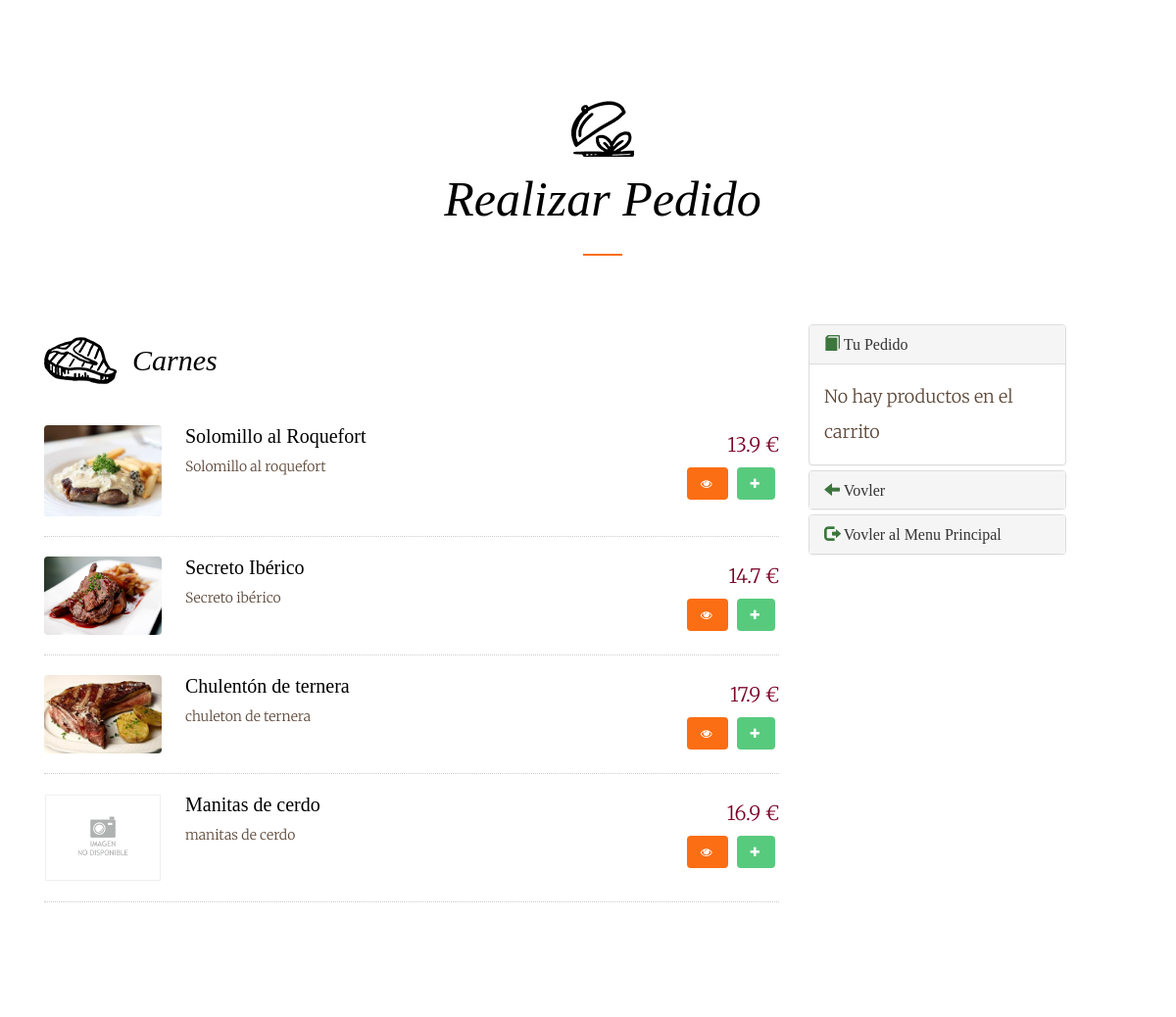
Page /paginas/verTodosCarnes.php (signed in) on the committed database.
### tables this page shows
CREATE TABLE IF NOT EXISTS producto(
  id_producto TINYINT UNSIGNED PRIMARY KEY AUTO_INCREMENT,
  nombre VARCHAR(30) NOT NULL,
  descripcion VARCHAR(100),
  precio DOUBLE NOT NULL,
  foto VARCHAR(100) DEFAULT NULL,
  calorias SMALLINT UNSIGNED DEFAULT NULL,
  tipo_producto TINYINT UNSIGNED NOT NULL,
  is_delete CHAR(1) NOT NULL DEFAULT 0,
  CONSTRAINT fk_producto_tipo FOREIGN KEY (tipo_producto) REFERENCES tipo_producto(id_tipo_producto)
);

### procedimientos/procedimientos.php (called while the page is built, shortened)
<?php
require_once '../conexion/conexion.php';
class procedimientos{
    public $conexion;
    public $resultado;
    public function conect(){
        $obj = new conexion();
        $this->conexion = new mysqli($obj->getServer(), $obj->getUser(), $obj->getPass(),$obj->getDataBase());
        $this->conexion->set_charset("UTF8");
    }
    public function consultas($query){
        $this->resultado = $this->conexion->query($query);
    }
    public function devolverFilas(){
        return $this->resultado->fetch_array();
    }
}

### conexion/conexion.php (called while the page is built, shortened)
<?php
class conexion{
    private $server = "localhost";
    private $user = "root";
    private $pass = "";
    private $dataBase = "restaurante";
    public function getServer(){
        return $this->server;
    }
    public function getUser(){
        return $this->user;
    }
    public function getPass(){
        return $this->pass;
    }
    public function getDataBase(){
        return $this->dataBase;
    }
}

### procedimientos/carrito.php (called while the page is built, shortened)
<?php
class Carrito {
    private $carrito = array();
    public function __construct(){
        if(!isset($_SESSION["carrito"])) {
            $this->carrito["precio_total"] = 0;
            $this->carrito["articulos_total"] = 0;
        }
        $this->carrito = $_SESSION['carrito'];
    }
    public function get_content() {
        $carrito = $this->carrito;
        unset($carrito["articulos_total"]);
        unset($carrito["precio_total"]);
        return $carrito == null ? null : $carrito;
    }
}

### paginas/verTodosCarnes.php (the view, shortened to what this page needs)
<?php
include_once '../procedimientos/procedimientos.php';
include_once '../procedimientos/carrito.php';
$carrito = new Carrito();
$conexion = new procedimientos();
$conexion->conect();
?>
<!DOCTYPE html>
<html lang="en">
<head>
    <link type="text/css" href="../sources/bootstrap.css" rel="stylesheet">
    <link type="text/css" href="../sources/cssPropio.css" rel="stylesheet">
    <link href="//maxcdn.bootstrapcdn.com/font-awesome/4.2.0/css/font-awesome.min.css" rel="stylesheet">
    <link rel="stylesheet" href="../sources/animate.css">
    <link rel="stylesheet" href="../sources/icomoon.css">
    <link rel="stylesheet" href="../sources/style.css">
</head>
<body>
<div class="container caja">
    <div id="fh5co-menus" data-section="menu">
        <div class="container">
            <div class="row text-center fh5co-heading row-padded">
                <div class="col-md-8 col-md-offset-2">
                    <h2 class="heading to-animate">Realizar Pedido</h2>
                </div>
            </div>
            <div class="row row-padded">
                <div class="col-md-8">
                    <div class="fh5co-food-menu to-animate-2">
                        <h2 class="fh5co-meat">Carnes</h2>
                        <ul>
                            <?php
                            $query = "SELECT * FROM producto INNER JOIN tipo_producto ON (producto.tipo_producto = tipo_producto.id_tipo_producto) WHERE tipo_producto.nombre = 'Carnes'";
                            $conexion->consultas($query);
                            while($resultado = $conexion->devolverFilas()){ echo '
                                <li>
                                    <div class="fh5co-food-desc">';
                                        if($resultado["foto"] == null ){echo'
                                            <figure> <img src="../imagenes/imagen-no-disponible.gif" class="img-responsive"></figure>';
                                        }else {echo'
                                            <figure> <img src="../imagenes/productos/'.$resultado["foto"].'" class="img-responsive"></figure>';
                                        }echo'
                                        <div>
                                            <h3>'.$resultado["1"].'</h3>
                                            <p>'.$resultado["descripcion"].'</p>
                                        </div>
                                    </div>
                                    <div class="fh5co-food-pricing">
                                        '.$resultado["precio"].' €
                                    </div>
                                    <div class="fh5co-food-pricing">
                                        <button type="button" class="btn btn-primary" data-toggle="modal" data-target="#Modal" href="../consultas/obtenerModal.php?id='.$resultado["id_producto"].'"><span class="fa fa-eye"></span></button>
                                        <button type="button" class="btn btn-success" onclick="aniadirProducto('.$resultado["id_producto"].')"><span class="fa fa-plus"></span></button>
                                    </div>
                                </li>';
                            }
                            ?>
                        </ul>
                    </div>
                </div>
                <div class="container">
                    <div class="row">
                        <div class="col-md-3" >
                            <div class="panel-group" id="accordion" >
                                <div class="panel panel-default">
                                    <div class="panel-heading" >
                                        <h4 class="panel-title ">
                                            <a data-toggle="collapse" data-parent="#accordion" href="#collapseOne">
                                                <span class="glyphicon glyphicon-book text-success"></span> Tu Pedido</a>
                                        </h4>
                                    </div>
                                    <div id="collapseOne" class="panel-collapse collapse in">
                                        <div class="panel-body" id="pedido">
                                            <?php
                                            $carro = $carrito->get_content();
                                            if($carro == null) {
                                                echo 'No hay productos en el carrito';
                                            }else{echo'
                                                <table class="table table-striped col-md-9">
                                                <tr>
                                                    <td class="col-md-7">Producto</td>
                                                    <td class="col-md-1">Cantidad</td>
                                                    <td class="col-md-1">Precio</td>
                                                </tr>';
                                            }
                                            ?>
                                        </div>
                                    </div>
                                </div>
                                <div class="panel panel-default">
                                    <div class="panel-heading">
                                        <h4 class="panel-title">
                                            <a href="../paginas/paginaPedido.php"><span class="glyphicon glyphicon-arrow-left text-success"></span> Vovler</a>
                                        </h4>
                                    </div>
                                </div>
                                <div class="panel panel-default">
                                    <div class="panel-heading">
                                        <h4 class="panel-title">
                                            <a href="../paginas/paginaPrincipal.php"><span class="glyphicon glyphicon-log-out text-success"></span> Vovler al Menu Principal</a>
                                        </h4>
                                    </div>
                                </div>
                            </div>
                        </div>
                    </div>
                </div>
            </div>
        </div>
    </div>
</div>

### sources/cssPropio.css (style rules this page uses)
body { margin: 0 auto; position: relative!important; width: 100%!important; height: 100%; }
.caja { background-color: white; height: 100%; }

### sources/style.css (style rules this page uses)
* { margin: 0 auto; }
body { font-family: "Merriweather", serif; font-size: 18px; font-weight: 300; line-height: 2; color: #5e493a; }
a { color: #fb6e14; -webkit-transition: 0.5s; -o-transition: 0.5s; transition: 0.5s; }
h1, h2, h3, h4, h5, h6 { font-family: "Playfair Display", serif; color: #000; }
p { margin-bottom: 30px; }
.btn { margin-right: 4px; margin-bottom: 4px; font-family: "Playfair Display", serif; font-size: 12px; letter-spacing: 2px; text-transform: uppercase; font-weight: 700; -webkit-border-radius: 4px; -moz-border-radius: 4px; -ms-border-radius: 4px; border-radius: 4px; -webkit-transition: 0.5s; -o-transition: 0.5s; transition: 0.5s; }
.btn-primary { background: #fb6e14; color: #fff; border: 2px solid #fb6e14; }
.btn-success { background: #58ca7e; color: #fff; border: 2px solid #58ca7e; }
.fh5co-heading .heading { font-size: 50px; font-style: italic; position: relative; padding-bottom: 30px; margin-bottom: 30px; }
.fh5co-heading .heading:after { content: ""; position: absolute; bottom: 0; width: 40px; height: 2px; left: 50%; background: #fb6e14; margin-left: -20px; }
#fh5co-menus { padding: 7em 0; }
#fh5co-menus .fh5co-heading .heading { position: relative; padding-top: 30px !important; }
#fh5co-menus .fh5co-heading .heading:before, #fh5co-menus .fh5co-heading .heading::before { height: 64px; width: 64px; position: absolute; content: ""; background: url(../imagenes/tipo_producto/dish.png) no-repeat; top: 0; left: 50%; margin-top: -50px; margin-left: -32px; }
#fh5co-menus .fh5co-food-menu { float: left; width: 100%; margin-bottom: 30px; }
#fh5co-menus .fh5co-food-menu h2 { margin-bottom: 50px; font-style: italic; position: relative; }
#fh5co-menus .fh5co-food-menu h2.fh5co-meat { padding-left: 90px; }
#fh5co-menus .fh5co-food-menu h2.fh5co-meat:before { background: url(../imagenes/tipo_producto/meat.png) no-repeat; content: ""; position: absolute; top: -20px; left: 0; width: 74px; height: 74px; }
#fh5co-menus .fh5co-food-menu ul { padding: 0; margin: 0; }
#fh5co-menus .fh5co-food-menu ul li { padding: 0 0 20px 0; margin: 0 0 20px 0; border-bottom: 1px dotted #ccc; display: block; float: left; width: 100%; }
#fh5co-menus .fh5co-food-menu ul li .fh5co-food-desc { clear: both; float: left; width: 80%; }
#fh5co-menus .fh5co-food-menu ul li .fh5co-food-desc > figure { width: 20%; float: left; position: relative; margin-right: 4%; }
#fh5co-menus .fh5co-food-menu ul li .fh5co-food-desc > figure img { max-width: 100%; -webkit-border-radius: 4px; -moz-border-radius: 4px; -ms-border-radius: 4px; border-radius: 4px; margin-bottom: 0; }
#fh5co-menus .fh5co-food-menu ul li .fh5co-food-desc > div { width: 75%; float: left; position: relative; font-size: 14px; line-height: 1.5; }
#fh5co-menus .fh5co-food-menu ul li .fh5co-food-desc > div p { margin: 0; }
#fh5co-menus .fh5co-food-menu ul li .fh5co-food-desc > div h3 { margin: 0 0 10px 0; padding: 0; font-size: 20px; color: #000; }
#fh5co-menus .fh5co-food-menu ul li .fh5co-food-pricing { float: right; width: 20%; text-align: right; font-size: 20px; color: #7a0026; }
.js .to-animate, .js .to-animate-2 { opacity: 0; }
.row-padded { padding-bottom: 40px; }

### rows in the picture
producto: foto (picture), nombre "Solomillo al Roquefort", descripcion "Solomillo al roquefort", precio "13.9"
producto: foto (picture), nombre "Secreto Ibérico", descripcion "Secreto ibérico", precio "14.7"
producto: foto (picture), nombre "Chulentón de ternera", descripcion "chuleton de ternera", precio "17.9"
producto: nombre "Manitas de cerdo", descripcion "manitas de cerdo", precio "16.9"
